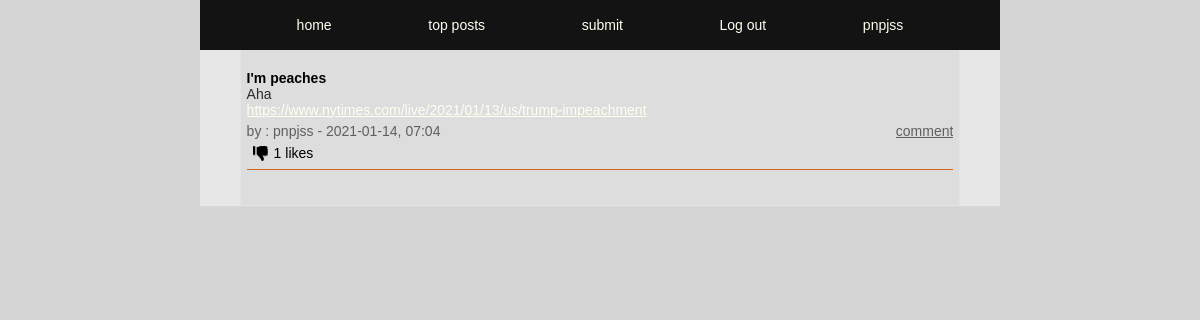
/index.php (signed in), run on the app's committed database.
### tables this page shows
CREATE TABLE posts (
id INTEGER PRIMARY KEY AUTOINCREMENT,
title TEXT,
user_id INTEGER,
url TEXT,
description TEXT,
post_date DATETIME);

CREATE TABLE users (
id INTEGER PRIMARY KEY AUTOINCREMENT,
username TEXT NOT NULL UNIQUE,
email TEXT NOT NULL UNIQUE,
firstname TEXT NOT NULL,
lastname TEXT NOT NULL,
passwd TEXT NOT NULL, 
biography TEXT, 
avatar TEXT);

### app/functions.php (called while the page is built, shortened)
<?php
function getLikes($pdo, $postId)
{
    $query = "SELECT COUNT(*) FROM upvotes WHERE post_id = :post_id";
    $statement = $pdo->prepare($query);
    $statement->bindParam(':post_id', $postId, PDO::PARAM_STR);
    $statement->execute();
    $likeCount = $statement->fetch(PDO::FETCH_ASSOC);
    return $likeCount;
}
function likeCheck($pdo, $likePostId, $userId)
{
    $query = "SELECT COUNT(*) FROM upvotes WHERE post_id = :post_id AND user_id = :user_id";
    $statement = $pdo->prepare($query);
    $statement->bindParam(':post_id', $likePostId, PDO::PARAM_STR);
    $statement->bindParam(':user_id', $userId, PDO::PARAM_STR);
    $statement->execute();
    $likeCheck = $statement->fetch(PDO::FETCH_ASSOC);
    if ($likeCheck['COUNT(*)'] > 0) {
        $likeCheck = $likeCheck['COUNT(*)'];
        return $likeCheck;
    }
}

### index.php (the view, shortened to what this page needs)
<?php
require __DIR__ . ('/app/views/header.php');
require __DIR__ . ('/app/autoload.php');
require __DIR__ . ('/app/views/nav.php');
if (isset($_GET['top-posts'])) {
    $posts = getMostLiked($pdo);
} else {
    $statement = $pdo->query('SELECT posts.*, users.username FROM users INNER JOIN posts ON posts.user_id = users.id ORDER BY post_date DESC');
    $posts = $statement->fetchAll(PDO::FETCH_ASSOC);
}
if (isset($_SESSION['user'])) {
    $userId = $_SESSION['user']['id'];
}
?>
<main>
    <section>
        <article class="index-container">
            <?php foreach ($posts as $post) : ?>
                <?php $postId = $post['id']; ?>
                <?php $likeCount = getLikes($pdo, $postId); ?>
                <?php if (isset($userId)) : ?>
                    <?php $likeCheck = likeCheck($pdo, $postId, $userId); ?>
                <?php endif; ?>
                <div class="index-title">
                    <h4> <?= $post['title']; ?> </h4>
                </div>
                <div class="index-description">
                    <p><?= $post['description'] ?></p>
                </div>
                <div class="index-url">
                    <a href="<?= $post['url']; ?>"><?= $post['url']; ?></a>
                </div>
                <div class="index-poster-info">
                    <p><?= "by : " . $post['username'] . " - " . $post['post_date']; ?></p>
                    <a href="comments.php?id=<?= $post['id'] ?>&title=<?= $post['title'] ?>">comment</a>
                </div>
                <div class="index-poster-likes">
                    <?php if (isset($_SESSION['user'])) : ?>
                        <?php if (isset($likeCheck)) : ?>
                            <form action="/app/posts/dislike.php" method="post">
                                <button type="submit"><img src="/app/images/dislike.png" height="15px" width="15px" alt=""></button>
                            </form>
                        <?php endif; ?>
                    <?php endif; ?>
                    <?= $likeCount['COUNT(*)'] . ' likes ' ?>
                </div>
            <?php endforeach; ?>
        </article>
    </section>
</main>

### app/assets/style.css (style rules this page uses)
* { box-sizing: border-box; margin: 0; font-family: Verdana, Geneva, Tahoma, sans-serif, Arial, Teko-regular; font-size: 14px; }
body { width: 100%; display: flex; justify-content: center; min-height: 100vh; width: 100%; position: absolute; margin-left: auto; margin-right: auto; background-color: rgb(214, 214, 214); }
a { color :ivory; }
main { display: flex; justify-content: center; height: 100%; width: 100%; background-color: #4e463a; max-width: 800px; }
section { display: flex; justify-content: center; width: 100% ; max-width: 800px; min-height:100% ; margin-top: 50px; background-color: rgb(231, 231, 231); flex-wrap: wrap; }

### app/assets/index.css (style rules this page uses)
.index-container { display: flex; width: 90%; height:auto; flex-wrap: wrap; background-color: rgb(221, 221, 221); border: 1px solid rgb(228, 228, 228); border-top: none; padding: 0.4rem ; padding-bottom: 2.5rem; }
.index-title { height : auto; width: 100%; margin-top: 1rem; }
.index-description { height : auto; word-break: break-all; width:90%; font-size: 16px; color: rgb(43, 43, 43); }
.index-url { width: 80%; overflow: hidden; text-overflow: ellipsis; white-space: nowrap; }
.index-poster-info { padding:0.4rem 0 0.4rem; display: flex; justify-content: space-between; height: auto; width: 100%; font-size: 14px; color: rgb(95, 95, 95); }
.index-poster-info a { color: rgb(95, 95, 95); overflow: hidden; text-overflow: ellipsis; white-space: nowrap; }
.index-poster-likes { display: flex; justify-content: flex-start; width: 100%; background-color: rgb(221, 221, 221); border: none; border-bottom: solid 1px chocolate; }
.index-poster-likes button { border: none; background-color: rgb(221, 221, 221); padding-bottom: 0.4rem; }

### data on the page
posts: title "I'm peaches", description "Aha", url "https://www.nytimes.com/live/2021/01/13/us/trump-impeachment", user.username "pnpjss", post_date "2021-01-14, 07:04", COUNT "1"

### other printed values
$_SESSION['user']['username'] "pnpjss"
